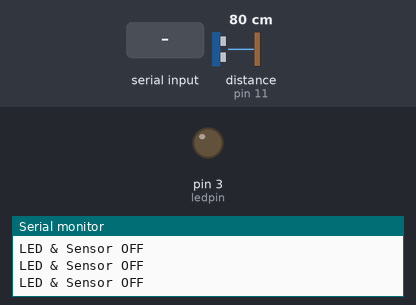
A sketch run on a simulated Arduino Uno, built with avr-gcc and run on an emulated ATmega328P. Parts: output pins drawn as LEDs (lit = HIGH), the last lines printed to the serial monitor. The test bench sets the inputs (shaded band); at power-on: distance to the obstacle (sensor on pin 11) 80 cm. The echo pulse lasts 58.3 µs per cm; pins used as bus, display or sensor lines are not drawn.

Above: at 1.2 s.
1.3 s: "1" received over Serial
At 2.7 s:
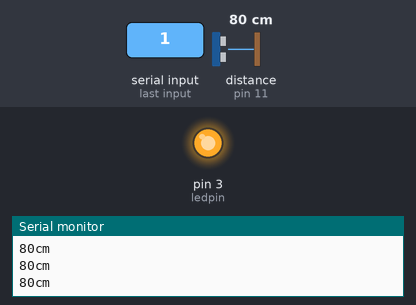
3.0 s: "0" received over Serial
At 4.4 s:
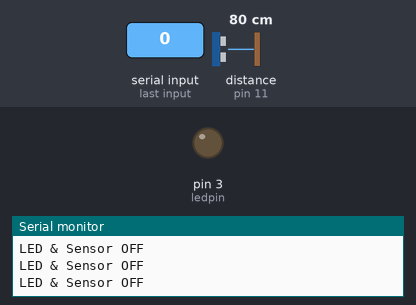
Timing chart, 0 to 6.0 s (numbered marks = the images above; inputs shaded):
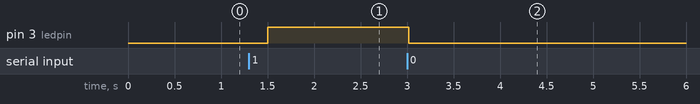

Measured:
- after the input at 1.3 s, pin 3 (ledpin): LOW → HIGH after 0.20 s
- after the input at 3.0 s, pin 3 (ledpin): HIGH → LOW at once

The sketch:

ultrasonic_2.ino
```cpp
#include <SoftwareSerial.h>
#define ledpin 3
#define echo 11
#define trigger 8

const int bluetoothRx = 1;
const int bluetoothTx = 0;
SoftwareSerial bluetooth(bluetoothRx, bluetoothTx);
int state = 0;

long distance,duration;

void setup() {
  // put your setup code here, to run once:
pinMode(ledpin, OUTPUT);
pinMode(trigger,OUTPUT);
pinMode(echo, INPUT);
Serial.begin(9600);
bluetooth.begin(9600);
digitalWrite(ledpin, LOW);
}

void loop() {
  // put your main code here, to run repeatedly:
if (Serial.available() > 0){
  state = Serial.read();
}
if (state == '1'){
  digitalWrite(ledpin,HIGH);
  //Serial.println("LED Activated");

  digitalWrite(trigger, LOW);
  delayMicroseconds(2);

  digitalWrite(trigger, HIGH);
  delayMicroseconds(10);
  digitalWrite(trigger,LOW);

  duration = pulseIn(echo,HIGH);
  distance = (duration / 58.138);

  Serial.print(distance);
  Serial.print("cm\n");
}
else{
  digitalWrite(ledpin,LOW);
  Serial.println("LED & Sensor OFF");
  digitalWrite(trigger,LOW);
}
delay(500);
}
```
